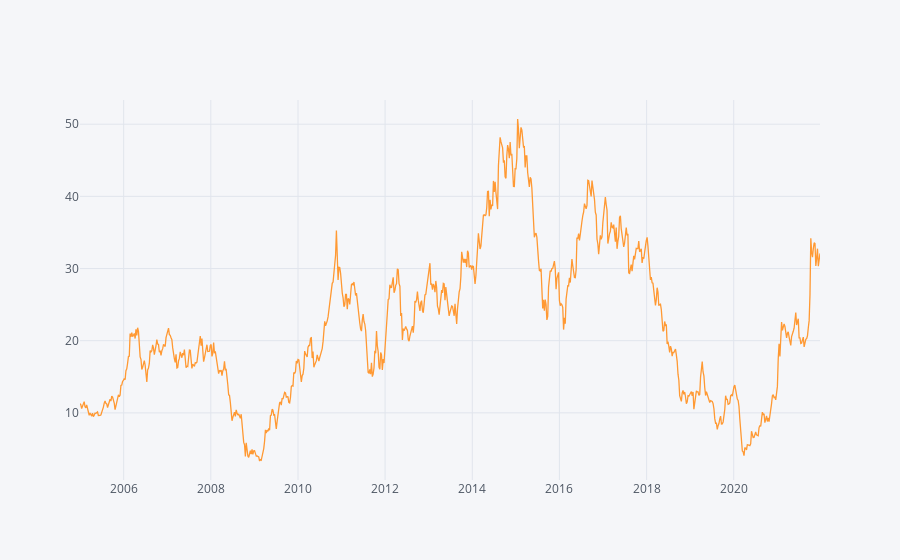

Here is the notebook cell this chart was saved with:
### Code cell
weekly.Close.iplot()

### Figure 1 — Plotly figure (JSON) as saved in the notebook; plotly's stock layout.template omitted (floating-point values rounded to 4 significant figures; data arrays with more than 128 entries replaced by an {"elided": "..."} marker saying what was removed)
{"data": [{"line": {"color": "rgba(255, 153, 51, 1.0)", "dash": "solid", "shape": "linear", "width": 1.3}, "mode": "lines", "name": "Close", "text": "", "type": "scatter", "x": {"elided": "887 str values"}, "y": {"elided": "887 float values"}}], "layout": {"legend": {"bgcolor": "#F5F6F9", "font": {"color": "#4D5663"}}, "paper_bgcolor": "#F5F6F9", "plot_bgcolor": "#F5F6F9", "title": {"font": {"color": "#4D5663"}}, "xaxis": {"gridcolor": "#E1E5ED", "showgrid": true, "tickfont": {"color": "#4D5663"}, "title": {"font": {"color": "#4D5663"}, "text": ""}, "zerolinecolor": "#E1E5ED"}, "yaxis": {"gridcolor": "#E1E5ED", "showgrid": true, "tickfont": {"color": "#4D5663"}, "title": {"font": {"color": "#4D5663"}, "text": ""}, "zerolinecolor": "#E1E5ED"}}}
